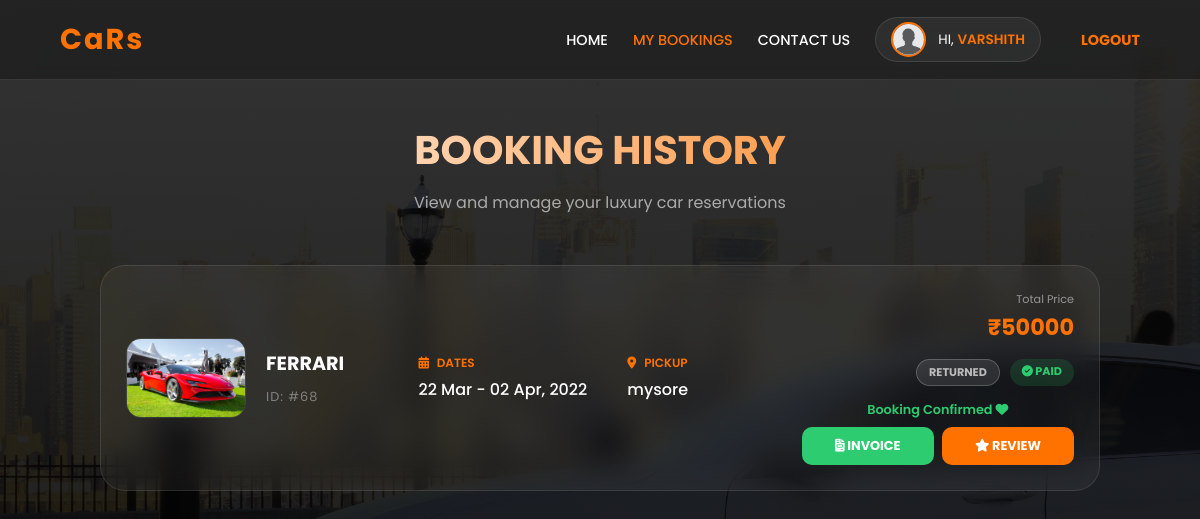
The page /bookinstatus.php (signed in) on the database its author committed.
### tables this page shows
CREATE TABLE `users` (
  `FNAME` varchar(255) NOT NULL,
  `LNAME` varchar(255) NOT NULL,
  `EMAIL` varchar(255) NOT NULL,
  `LIC_NUM` varchar(255) NOT NULL,
  `PHONE_NUMBER` bigint(11) NOT NULL,
  `PASSWORD` varchar(255) NOT NULL,
  `GENDER` varchar(255) NOT NULL,
  `DOB` date DEFAULT NULL,
  `PROFILE_IMG` varchar(255) DEFAULT 'profile.png'
);

CREATE TABLE `booking` (
  `BOOK_ID` int(11) NOT NULL,
  `CAR_ID` int(11) NOT NULL,
  `EMAIL` varchar(255) NOT NULL,
  `BOOK_PLACE` varchar(255) NOT NULL,
  `BOOK_DATE` date NOT NULL,
  `DURATION` int(11) NOT NULL,
  `PHONE_NUMBER` bigint(20) NOT NULL,
  `DESTINATION` varchar(255) NOT NULL,
  `RETURN_DATE` date NOT NULL,
  `PRICE` int(11) NOT NULL,
  `BOOK_STATUS` varchar(255) NOT NULL DEFAULT 'UNDER PROCESSING',
  `DRIVER_ID` int(11) DEFAULT NULL
);

CREATE TABLE `cars` (
  `CAR_ID` int(11) NOT NULL,
  `CAR_NAME` varchar(255) NOT NULL,
  `FUEL_TYPE` varchar(255) NOT NULL,
  `CAPACITY` int(11) NOT NULL,
  `PRICE` int(11) NOT NULL,
  `CAR_IMG` varchar(255) NOT NULL,
  `AVAILABLE` varchar(255) NOT NULL
);

### bookinstatus.php (the view, shortened to what this page needs)
<!DOCTYPE html>
<html lang="en">
<head>
    <link rel="stylesheet" href="css/bookinstatus.css?v=<?php echo time(); ?>">
    <link rel="stylesheet" href="https://cdnjs.cloudflare.com/ajax/libs/font-awesome/6.4.0/css/all.min.css">
</head>
<body>
    <?php
    require_once('connection.php');
    $email = $_SESSION['email'];
    $user_sql = "SELECT * FROM users WHERE EMAIL='$email'";
    $user_res = mysqli_query($con, $user_sql);
    $user_data = mysqli_fetch_assoc($user_res);
    $profile_img = !empty($user_data['PROFILE_IMG']) ? "images/" . $user_data['PROFILE_IMG'] : "images/profile.png";
    $query = "SELECT b.*, c.CAR_NAME, c.CAR_IMG, p.PAY_ID, r.REV_ID
              FROM booking b
              JOIN cars c ON b.CAR_ID = c.CAR_ID
              LEFT JOIN payment p ON b.BOOK_ID = p.BOOK_ID
              LEFT JOIN reviews r ON b.BOOK_ID = r.BOOK_ID
              WHERE b.EMAIL='$email'
              ORDER BY b.BOOK_ID DESC";
    $bookings_res = mysqli_query($con, $query);
    $total_bookings = mysqli_num_rows($bookings_res);
    ?>
    <header class="navbar">
        <div class="logo-container">
            <h2 class="logo">CaRs</h2>
        </div>
        <nav>
            <ul class="nav-links">
                <li><a href="cardetails.php">HOME</a></li>
                <li><a href="bookinstatus.php" class="active">MY BOOKINGS</a></li>
                <li><a href="feedback/Feedbacks.php">CONTACT US</a></li>
                <li class="user-profile" onclick="window.location.href='profile.php'">
                    <img src="<?php echo $profile_img; ?>" class="profile-img" alt="Profile">
                    <p class="phello">HI, <span><?php echo strtoupper($user_data['FNAME']); ?></span></p>
                </li>
                <li><a href="index.php" style="color: var(--primary); font-weight: 700;">LOGOUT</a></li>
            </ul>
        </nav>
    </header>
    <main class="container">
        <div class="section-header">
            <h1 class="section-title">BOOKING HISTORY</h1>
            <p style="color: rgba(255,255,255,0.6);">View and manage your luxury car reservations</p>
        </div>
        <?php if ($total_bookings == 0): ?>
            <div class="status-card empty-state">
                <i class="fas fa-calendar-times" style="font-size: 4rem; color: var(--primary); margin-bottom: 20px;"></i>
                <h2>No Bookings Found</h2>
                <p style="color: rgba(255,255,255,0.6); margin: 15px 0 30px;">It looks like you haven't made any reservations yet.</p>
                <a href="cardetails.php" class="btn btn-primary">BOOK YOUR FIRST CAR</a>
            </div>
        <?php else: ?>
            <div class="booking-grid">
                <?php while ($book = mysqli_fetch_assoc($bookings_res)):
                    $status = strtoupper($book['BOOK_STATUS']);
                    $statusClass = 'status-pending';
                    if ($status == 'RETURNED') $statusClass = 'status-returned';
                    $is_paid = !empty($book['PAY_ID']);
                ?>
                <div class="booking-card">
                    <div class="card-left">
                        <img src="images/<?php echo $book['CAR_IMG']; ?>" alt="Car Image">
                        <div class="car-info-mini">
                            <h3><?php echo $book['CAR_NAME']; ?></h3>
                            <span class="booking-id">ID: #<?php echo $book['BOOK_ID']; ?></span>
                        </div>
                    </div>
                    <div class="card-middle">
                        <div class="info-group">
                            <label><i class="fas fa-calendar-alt"></i> Dates</label>
                            <p><?php echo date('d M', strtotime($book['BOOK_DATE'])); ?> - <?php echo date('d M, Y', strtotime($book['RETURN_DATE'])); ?></p>
                        </div>
                        <div class="info-group">
                            <label><i class="fas fa-map-marker-alt"></i> Pickup</label>
                            <p><?php echo $book['BOOK_PLACE']; ?></p>
                        </div>
                    </div>
                    <div class="card-right">
                        <div class="price-info">
                            <small>Total Price</small>
                            <div class="amount">₹<?php echo $book['PRICE']; ?></div>
                        </div>
                        <div class="status-group">
                            <span class="status-badge <?php echo $statusClass; ?>"><?php echo $status; ?></span>
                            <?php if ($is_paid): ?>
                                <span class="payment-badge status-paid"><i class="fas fa-check-circle"></i> PAID</span>
                            <?php else: ?>
                                <span class="payment-badge status-unpaid"><i class="fas fa-clock"></i> UNPAID</span>
                            <?php endif; ?>
                        </div>
                        <div class="action-zone">
                            <?php if ($status == 'APPROVED' && !$is_paid): ?>
                                <a href="payment.php?id=<?php echo $book['BOOK_ID']; ?>" class="pay-btn">PAY NOW</a>
                            <?php elseif ($status == 'PENDING' || $status == 'UNDER PROCESSING'): ?>
                                <p class="waiting-text">Awaiting Approval...</p>
                            <?php elseif ($status == 'REJECTED'): ?>
                                <p class="error-text">Booking Postponed/Rejected</p>
                            <?php elseif ($is_paid): ?>
                                <div style="display:flex; flex-direction:column; gap:8px;">
                                    <p class="success-text">Booking Confirmed <i class="fas fa-heart"></i></p>
                                    <div style="display:flex; gap:8px;">
                                        <a href="invoice.php?id=<?php echo $book['BOOK_ID']; ?>" target="_blank" class="pay-btn" style="background:#2ecc71; flex:1;">
                                            <i class="fas fa-file-invoice"></i> INVOICE
                                        </a>
                                        <?php if ($status == 'RETURNED' && empty($book['REV_ID'])): ?>
                                            <a href="rate_car.php?id=<?php echo $book['BOOK_ID']; ?>&car=<?php echo $book['CAR_ID']; ?>" class="pay-btn" style="background:var(--primary); flex:1;">
                                                <i class="fas fa-star"></i> REVIEW
                                            </a>
                                        <?php endif; ?>
                                    </div>
                                </div>
                            <?php endif; ?>
                        </div>
                    </div>
                </div>
                <?php endwhile; ?>
            </div>
        <?php endif; ?>
    </main>
</body>
</html>

### css/bookinstatus.css (style rules this page uses)
:root { --primary: #ff7200; --primary-hover: #e66700; --success: #2ecc71; --pending: #f1c40f; --danger: #e74c3c; --bg-dark: #121212; --text-light: #ffffff; --glass-bg: rgba(255, 255, 255, 0.05); --glass-border: rgba(255, 255, 255, 0.1); --glass-blur: blur(15px); --transition: all 0.3s cubic-bezier(0.4, 0, 0.2, 1); }
* { margin: 0; padding: 0; box-sizing: border-box; font-family: 'Poppins', sans-serif; }
body { background: linear-gradient(rgba(0, 0, 0, 0.8), rgba(0, 0, 0, 0.9)), url("../images/carbg2.jpg"); background-position: center; background-size: cover; background-attachment: fixed; color: var(--text-light); min-height: 100vh; }
.navbar { width: 100%; height: 80px; padding: 0 5%; display: flex; justify-content: space-between; align-items: center; position: fixed; top: 0; z-index: 1000; background: rgba(0, 0, 0, 0.3); backdrop-filter: var(--glass-blur); border-bottom: 1px solid var(--glass-border); }
.logo-container .logo { color: var(--primary); font-size: 1.8rem; font-weight: 700; letter-spacing: 2px; }
.nav-links { display: flex; align-items: center; list-style: none; gap: 25px; }
.nav-links li a { text-decoration: none; color: var(--text-light); font-size: 0.9rem; font-weight: 500; transition: var(--transition); }
.nav-links li a:hover, .nav-links li a.active { color: var(--primary); }
.user-profile { display: flex; align-items: center; gap: 12px; padding: 5px 15px; background: var(--glass-bg); border-radius: 50px; border: 1px solid var(--glass-border); transition: var(--transition); cursor: pointer; margin-right: 15px; height: 45px; }
.profile-img { width: 35px; height: 35px; border-radius: 50%; object-fit: cover; border: 2px solid var(--primary); background-color: var(--bg-dark); }
.phello { font-size: 0.85rem; margin-bottom: 0; }
.phello span { color: var(--primary); font-weight: 600; }
.container { padding: 120px 8% 50px; }
.section-header { text-align: center; margin-bottom: 50px; }
.section-title { font-size: 2.5rem; font-weight: 700; background: linear-gradient(to right, #fff, var(--primary)); -webkit-background-clip: text; -webkit-text-fill-color: transparent; margin-bottom: 10px; }
.booking-grid { display: flex; flex-direction: column; gap: 25px; max-width: 1000px; margin: 0 auto; }
.booking-card { background: var(--glass-bg); backdrop-filter: var(--glass-blur); border: 1px solid var(--glass-border); border-radius: 25px; padding: 25px; display: flex; justify-content: space-between; align-items: center; transition: var(--transition); }
.card-left { display: flex; align-items: center; gap: 20px; flex: 1.5; }
.card-left img { width: 120px; height: 80px; object-fit: cover; border-radius: 15px; border: 1px solid var(--glass-border); }
.car-info-mini h3 { font-size: 1.2rem; color: #fff; margin-bottom: 5px; }
.booking-id { font-size: 0.8rem; color: rgba(255, 255, 255, 0.4); letter-spacing: 1px; }
.card-middle { flex: 2; display: flex; gap: 40px; padding: 0 20px; }
.info-group label { display: block; font-size: 0.75rem; color: var(--primary); text-transform: uppercase; font-weight: 600; margin-bottom: 5px; }
.info-group label i { margin-right: 5px; }
.info-group p { font-weight: 500; }
.card-right { flex: 1.5; display: flex; flex-direction: column; align-items: flex-end; gap: 15px; }
.price-info { text-align: right; }
.price-info small { display: block; color: rgba(255, 255, 255, 0.5); font-size: 0.7rem; margin-bottom: 2px; }
.price-info .amount { font-size: 1.4rem; font-weight: 700; color: var(--primary); }
.status-group { display: flex; gap: 10px; }
.status-badge { padding: 4px 12px; border-radius: 50px; font-size: 0.7rem; font-weight: 700; border: 1px solid transparent; }
.status-returned { background: rgba(255, 255, 255, 0.1); color: #bbb; border-color: rgba(255, 255, 255, 0.2); }
.payment-badge { padding: 4px 12px; border-radius: 50px; font-size: 0.7rem; font-weight: 700; }
.status-paid { background: rgba(46, 204, 113, 0.15); color: #2ecc71; }
.action-zone { width: 100%; }
.pay-btn { display: block; width: 100%; padding: 10px; background: var(--primary); color: #fff; text-decoration: none; text-align: center; border-radius: 10px; font-weight: 700; font-size: 0.8rem; transition: var(--transition); }
.waiting-text, .error-text, .success-text { font-size: 0.8rem; font-weight: 600; text-align: center; }
.success-text { color: var(--success); }

### rows shown on the page
users: PROFILE_IMG (placeholder picture), FNAME "VARSHITH"
booking: CAR_ID.CAR_IMG (picture), CAR_ID.CAR_NAME "FERRARI", BOOK_ID "68", BOOK_DATE "22 Mar", RETURN_DATE "02 Apr, 2022", BOOK_PLACE "mysore", PRICE "50000", BOOK_STATUS "RETURNED"
